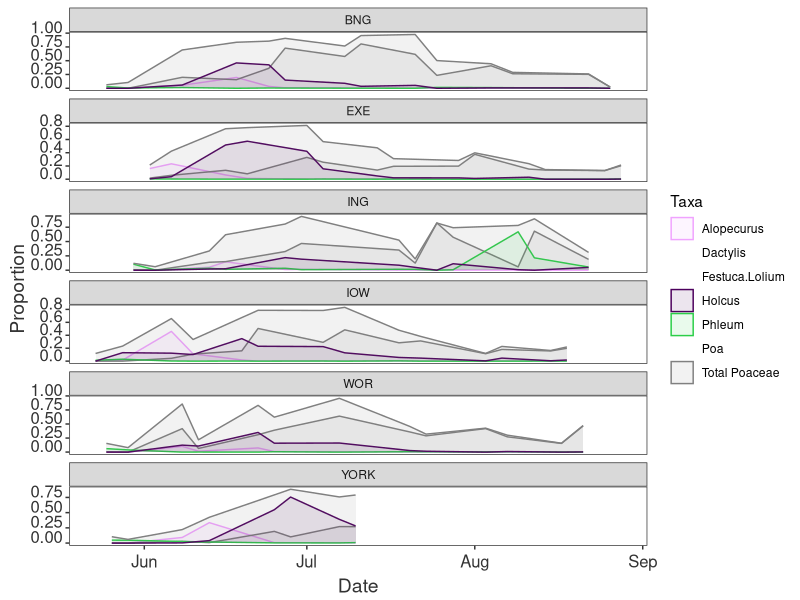
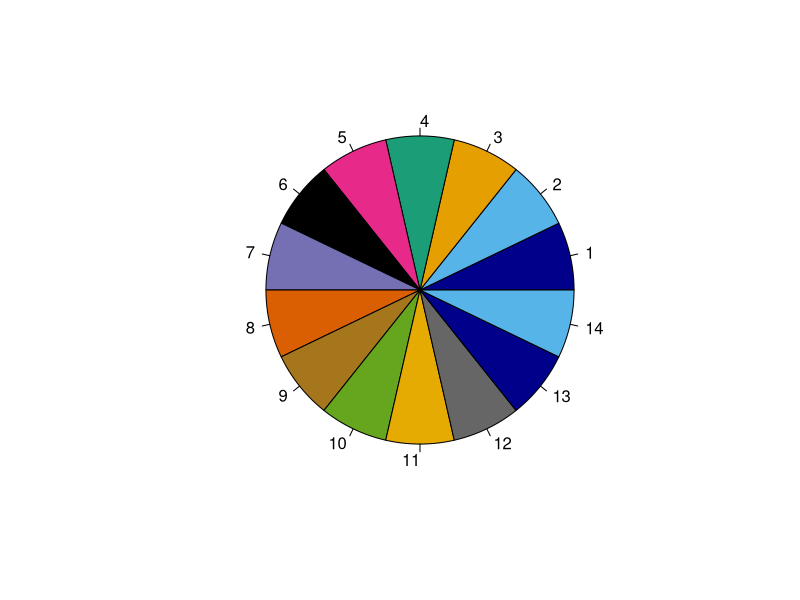
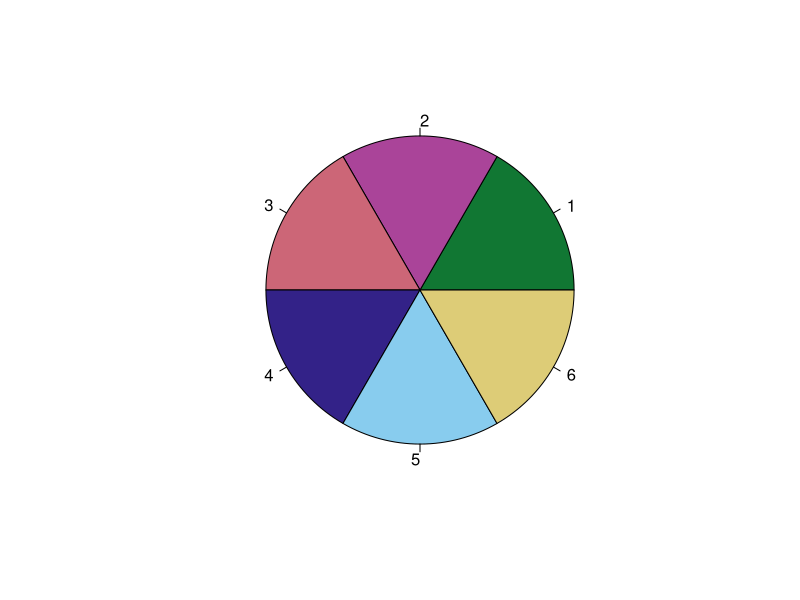
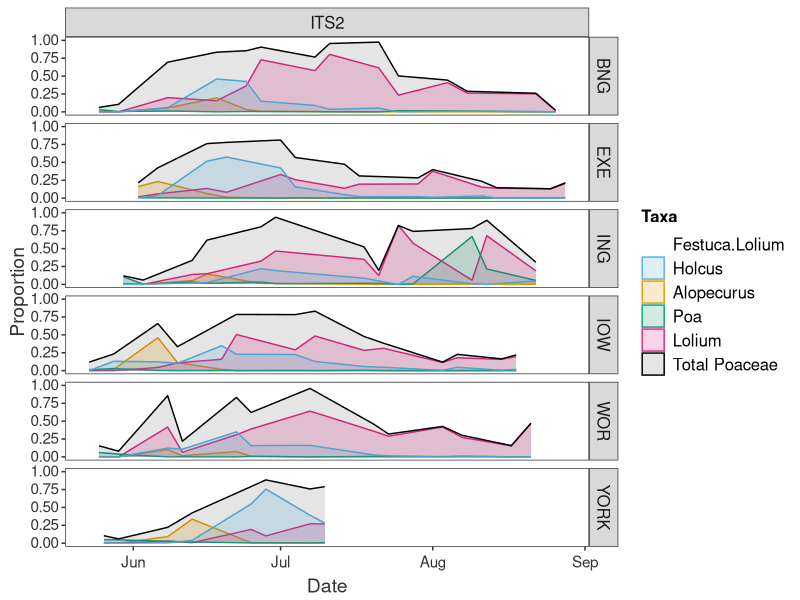
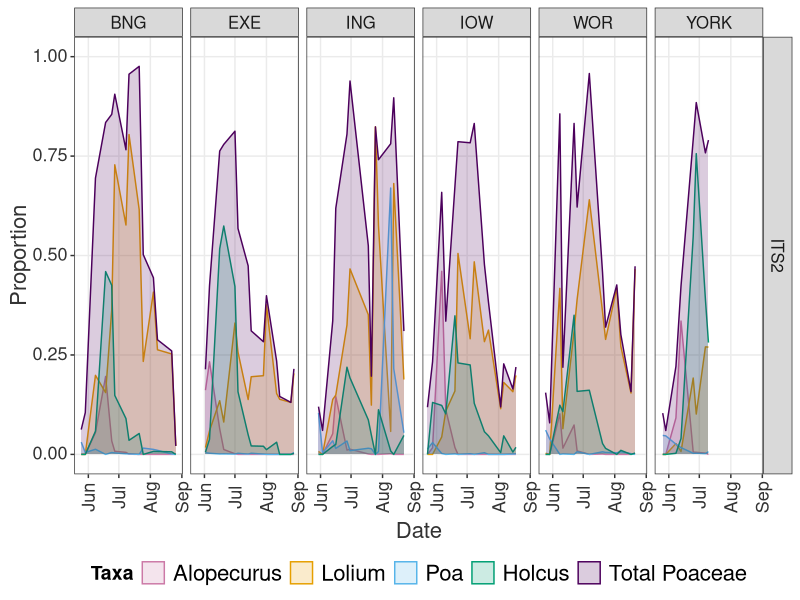
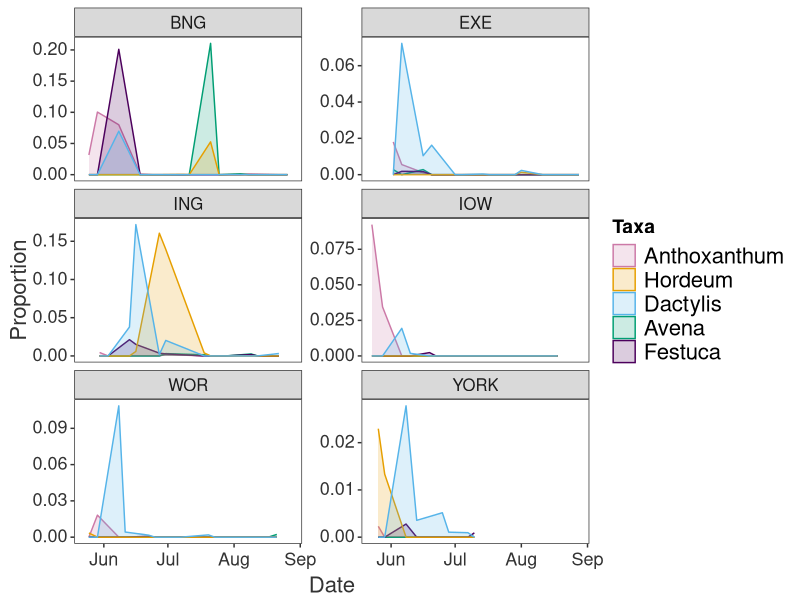
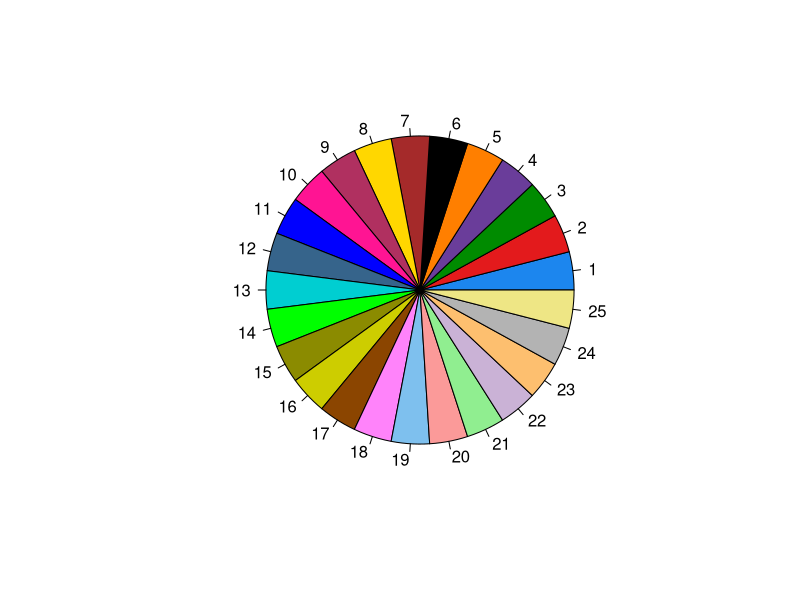
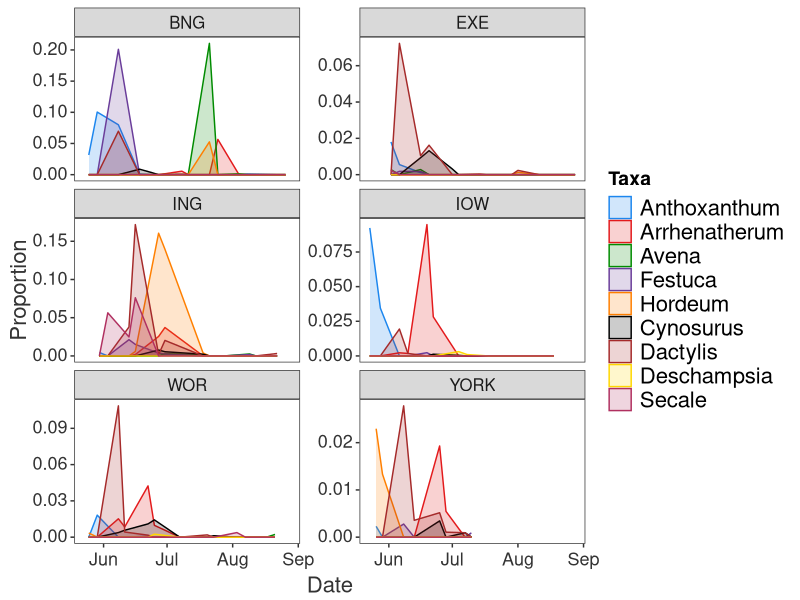

Write R code to recreate these figures, in order.
## ---- chunk 1
knitr::opts_chunk$set(echo = TRUE)
## ---- chunk 2
setwd("~/Documents/Liverpool_metabarcoding_year1/nbgw_output/rbcL_blast_summaries/R code/caitlin_figures")
## ---- chunk 3
library(ggplot2)
library(reshape2)
library(tidyr)
library(RColorBrewer)
library(cowplot)
library(grid)

## ---- chunk 4
#OTU

# read in data:
# here my Sample ID is column 1 and I am using "row.names = 1" to change the rownmaes into my columns ID
its2.db <- read.csv("its2-otu-table-NdV.csv",  row.names = 1, check.names =FALSE)

# list of grasses species
its2.tax <- read.csv("its2-family.csv")

#Metadata
meta <- read.csv("metadata.csv")

# work out the relative abundance
its2.prop <- as.data.frame(prop.table(data.matrix(its2.db), margin=1))
its2.prop$Sample <- row.names(its2.prop)
its2.prop <- merge(meta, its2.prop, by = 'Sample', all=FALSE)
its2.prop <- subset(its2.prop, !is.na(its2.prop$Week))

## ---- chunk 5
its2.long <- gather(its2.prop, Taxa, proportion, Agrostis:Secale, factor_key=TRUE)
its2.long <- merge(its2.long, its2.tax, by='Taxa')
its2.long.grass <- subset(its2.long, its2.long$Family == 'Poaceae')

#format the dates
its2.long.grass$Date <- as.Date(its2.long.grass$Date , "%d/%m/%Y") 

## ---- chunk 6
#GB graphic
colours <- c("#F0A3FF", "#0075DC", "#993F00","#4C005C","#2BCE48","#FFCC99","#808080","#94FFB5","#8F7C00","#9DCC00","#C20088","#003380","#FFA405","#FFA8BB","#426600","#FF0010","#5EF1F2","#00998F","#740AFF","#990000","#FFFF00");
N<-length(unique(its2.long.grass$Taxa))
## ---- chunk 7
its2.mean <- aggregate(its2.long.grass$proportion, by=list(Taxa=its2.long.grass$Taxa), FUN=sum)
its2.mean[order(its2.mean$x),]

abund.grass <- c("Festuca.Lolium", "Holcus", "Alopecurus", "Poa", "Lolium")

its2.long.grass.abund <- subset(its2.long.grass, its2.long.grass$Taxa %in% abund.grass)
its2.long.grass.abund$Marker <- 'ITS2'

its2.prop.grass <- its2.prop[,which(colnames(its2.prop) %in% its2.long.grass$Taxa)]
its2.total.poa <- as.data.frame(cbind(rep("Total Poaceae", nrow(its2.prop)), its2.prop[,1:18], rowSums(its2.prop.grass),rep("Poaceae", nrow(its2.prop)), rep("ITS2", nrow(its2.prop))))
#colnames(its2.total.poa) <- c("Date", "Site", "Total.Poaceae")
its2.total.poa$Date <- as.Date(its2.total.poa$Date , "%d/%m/%Y") 
colnames(its2.total.poa) <- colnames(its2.long.grass.abund)
its2.long.grass.abund <- rbind(its2.long.grass.abund, its2.total.poa)
## ---- chunk 8


(its2<-ggplot(its2.long.grass.abund,aes(Date,proportion,fill=Taxa, col=Taxa)) +
  geom_density( stat = "identity", alpha = 0.1)+
  #geom_line(aes(Date, Total.Poaceae), data=its2.total.poa)+
  #geom_line(data = df.data, aes(x = Date2, y= counts, col = Site), linetype = "dashed")+
  xlab("Date")+
  ylab("Proportion")+
  #ylim(0,4.5e+06)+
  facet_wrap(~ Site, ncol=1, scales = "free_y") +
  theme_bw() +   # remove grey background
  #theme(legend.position="none")+ # removeing the "#" at the begingin will remove the legend
  scale_fill_manual(values=colours[1:(N+1)], limits = c("Alopecurus", "Dactylis", "Festuca.Lolium", "Holcus",  "Poa", "Molinia", "Total Poaceae"), labels = c("Alopecurus", "Dactylis", "Festuca.Lolium", "Holcus", "Phleum",  "Poa", "Total Poaceae"))+
  scale_colour_manual(values=colours[1:(N+1)], limits = c("Alopecurus", "Dactylis", "Festuca.Lolium", "Holcus", "Poa", "Molinia", "Total Poaceae"), labels = c("Alopecurus", "Dactylis", "Festuca.Lolium", "Holcus", "Phleum",  "Poa", "Total Poaceae"))+
  # scale_x_date(date_labels = "%m/%d/%y")+
  theme(panel.grid.minor = element_blank())+   # remove minor lines on plot
  theme(panel.grid.major = element_blank())+   # remove major lines on plot
  theme(axis.text.x = element_text(colour="grey20",size=12,angle=0,hjust=.5,vjust=.5,face="plain"),  #horizontal axis text, grey, size 16, no angle etc.
        axis.text.y = element_text(colour="grey20",size=12,angle=0,hjust=1,vjust=0,face="plain"),     #vertical axis text, grey, size 16, no angle etc.
        axis.title.x = element_text(colour="grey20",size=14,angle=0,hjust=.5,vjust=0,face="plain"),   #horizontal axis label, grey, size 20, no angle etc.
        axis.title.y = element_text(colour="grey20",size=14,angle=90,hjust=.5,vjust=.5,face="plain")))  #vertical axis label, grey, size 20, no angle etc.
#its2
#plot_grid(rbcL, its2)


## ---- chunk 9

colours <- c("#F0A3FF", "#0075DC", "#993F00","#4C005C","#2BCE48","black","#e67e22","#808080","#94FFB5","#8F7C00","#9DCC00","#C20088","#FFA405","#FFA8BB","#426600","#FF0010","#5EF1F2","#00998F","#740AFF","#990000","#FFFF00");

colours <- c( "#CC79A7", "#E69F00", "#56B4E9", "#009E73", "#4C005C","black", "#0072B2", "#D55E00", "#F0E442")
brewer.pal(n = 8, name = "Dark2")

my_colours<- c( "dark blue","#56B4E9",  "#E69F00", "#1B9E77", "#E7298A" , "black", "#7570B3", "#D95F02","#A6761D" , "#66A61E", "#E6AB02",  "#666666")
pie(rep(1,14), col=my_colours)

N<-7

dark6equal = c("#1B9E77", "#66A61E", "#7570B3", "#D95F02", "#E6AB02", "#E7298A")
rainbow6equal = c("#BF4D4D", "#BFBF4D", "#4DBF4D", "#4DBFBF", "#4D4DBF", "#BF4DBF")
rich6equal = c("#000043", "#0033FF", "#01CCA4", "#BAFF12", "#FFCC00", "#FF3300")
set6equal = c("#66C2A5", "#8DA0CB", "#A6D854", "#E78AC3", "#FC8D62", "#FFD92F")
tim6equal = c("#00008F", "#005AFF", "#23FFDC", "#ECFF13", "#FF4A00", "#800000")
tol6qualitative=c("#332288", "#88CCEE", "#117733", "#DDCC77", "#CC6677","#AA4499")
custom = c("#000000", "#66A61E", "#7570B3", "#D95F02", "#E6AB02", "#E7298A")
custom2 = c("#00008F", "snow4", "cyan", "purple", "green", "#FFCC00", "#FF3300")

# take a look at your colours in a pie chart
n<-6
pie(rep(1,n), col=sample(tol6qualitative, n))

## ---- chunk 10

(fig <- ggplot(its2.long.grass.abund,aes(Date,proportion,fill=Taxa, col=Taxa, alpha = Taxa), size=1.2) +
  geom_density( stat = "identity")+ 
  scale_alpha_manual(values=c(0.2,0.2,0.2,0.2,0.2,0.1), limits = c("Festuca.Lolium", "Holcus", "Alopecurus", "Poa", "Lolium",  "Total Poaceae"), labels = c("Festuca.Lolium", "Holcus", "Alopecurus", "Poa", "Lolium",  "Total Poaceae")) + 
  #geom_line(data = df.data, aes(x = Date2, y= counts, col = Site), linetype = "dashed")+
  xlab("Date")+
  ylab("Proportion")+
  #ylim(0,4.5e+06)+
  facet_grid(Site ~Marker, scales = "free_y") +
  theme_bw() +   # remove grey background
  #theme(legend.position="none")+
  #scale_fill_manual(values=scale_fill_brewer(n = 6, palette="Dark2"), limits =c("Festuca.Lolium", "Holcus", "Alopecurus", "Poa", "Lolium",  "Total Poaceae"), labels = c("Festuca.Lolium", "Holcus", "Alopecurus", "Poa", "Lolium",  "Total Poaceae"))+
  #scale_colour_manual(values=wes_palette(n=6, name="IsleofDogs1"), limits = c("Festuca.Lolium", "Holcus", "Alopecurus", "Poa", "Lolium",  "Total Poaceae"), labels = c("Festuca.Lolium", "Holcus", "Alopecurus", "Poa", "Lolium",  "Total Poaceae"))+
  scale_fill_manual(values=my_colours[1:(N+1)], limits =c("Festuca.Lolium", "Holcus", "Alopecurus", "Poa", "Lolium",  "Total Poaceae"), labels = c("Festuca.Lolium", "Holcus", "Alopecurus", "Poa", "Lolium",  "Total Poaceae"))+
  scale_colour_manual(values=my_colours[1:(N+1)], limits = c("Festuca.Lolium", "Holcus", "Alopecurus", "Poa", "Lolium",  "Total Poaceae"), labels = c("Festuca.Lolium", "Holcus", "Alopecurus", "Poa", "Lolium",  "Total Poaceae"))+
  # scale_x_date(date_labels = "%m/%d/%y")+
  theme(panel.grid.minor = element_blank())+   # remove minor lines on plot
  theme(panel.grid.major = element_blank())+   # remove major lines on plot
  theme(axis.text.x = element_text(colour="grey20",size=11,angle=0,hjust=.5,vjust=.5,face="plain"),  #horizontal axis text, grey, size 16, no angle etc.
        axis.text.y = element_text(colour="grey20",size=11,angle=0,hjust=1,vjust=0.4,face="plain"),     #vertical axis text, grey, size 16, no angle etc.
        axis.title.x = element_text(colour="grey20",size=14,angle=0,hjust=.5,vjust=0,face="plain"),   #horizontal axis label, grey, size 20, no angle etc.
        axis.title.y = element_text(colour="grey20",size=14,angle=90,hjust=.5,vjust=.5,face="plain"),#vertical axis label, grey, size 20, no angle etc.
        legend.text=element_text(size=12), legend.title=element_text(size=12, face="bold"), 
        strip.text = element_text(size = 12)) + ylim(0, 1))

# some code to save your figures in a high resolution PNG and PDF

#png("Fig.1.png", width = 10, height = 8, units = 'in', res = 300)
#plot (both.gg)# Make plot
#dev.off()

#pdf("Fig.1.pdf", width = 10, height = 8)
#plot (both.gg)# Make plot
#dev.off()

        
## ---- chunk 11
###PRESENTATION PICS
(presentations <- ggplot(its2.long.grass.abund,aes(Date,proportion,fill=Taxa, col=Taxa, alpha=Taxa)) +
  geom_density( stat = "identity", alpha = 0.2)+
  #geom_line(data = df.data, aes(x = Date2, y= counts, col = Site), linetype = "dashed")+
  xlab("Date")+
  ylab("Proportion")+
  #ylim(0,4.5e+06)+
  facet_grid(Marker ~Site, scales = "free_y") +
  theme_bw() +   # remove grey background
  #theme(legend.position="none")+
  scale_fill_manual(values=colours[1:(N+1)]) +
  scale_colour_manual(values=colours[1:(N+1)])+
  # scale_x_date(date_labels = "%m/%d/%y")+
  theme(panel.grid.minor = element_blank())+   # remove minor lines on plot
  #theme(panel.grid.major = element_blank())+   # remove major lines on plot
  theme(axis.text.x = element_text(colour="grey20",size=13,angle=90,hjust=.5,vjust=.5,face="plain"),  #horizontal axis text, grey, size 16, no angle etc.
        axis.text.y = element_text(colour="grey20",size=13,angle=0,hjust=1,vjust=0.4,face="plain"),     #vertical axis text, grey, size 16, no angle etc.
        axis.title.x = element_text(colour="grey20",size=16,angle=0,hjust=.5,vjust=0,face="plain"),   #horizontal axis label, grey, size 20, no angle etc.
        axis.title.y = element_text(colour="grey20",size=16,angle=90,hjust=.5,vjust=.5,face="plain"),#vertical axis label, grey, size 20, no angle etc.
        legend.text=element_text(size=16), legend.title=element_text(size=14, face="bold"), 
        strip.text = element_text(size = 12), legend.position="bottom") + 
  ylim(0, 1))

## ---- chunk 12
its2.max <- aggregate(proportion~Taxa, its2.long.grass, FUN=max)
its2.max[order(its2.max$proportion),]
## ---- chunk 13
med.grass <- c("Anthoxanthum", "Hordeum", "Dactylis", "Avena", "Festuca")
lo.grass <- c("Deschampsia", "Cynosurus", "Secale", "Arrhenatherum", "Phalaris", "Briza", "Triticum", "Phleum", "Molinia", "Zea")

med.low.grass<- c("Anthoxanthum", "Hordeum", "Dactylis", "Avena", "Festuca","Deschampsia", "Cynosurus", "Secale", "Arrhenatherum", "Phalaris", "Briza", "Triticum", "Phleum", "Molinia", "Zea")

## ---- chunk 14
its2.long.grass.med <- subset(its2.long.grass, its2.long.grass$Taxa %in% med.grass)
its2.long.grass.med$Marker <- 'ITS2'

its2.long.grass.med.low <- subset(its2.long.grass, its2.long.grass$Taxa %in% med.low.grass)
its2.long.grass.med.low$Marker <- 'ITS2'
## ---- chunk 15
ggplot(its2.long.grass.med,aes(Date,proportion,fill=Taxa, col=Taxa)) +
  geom_density( stat = "identity", alpha = 0.2)+
  #geom_line(data = df.data, aes(x = Date2, y= counts, col = Site), linetype = "dashed")+
  xlab("Date")+
  ylab("Proportion")+
  facet_wrap(Site ~ ., scales = "free_y", ncol=2) +
  #ylim(0,4.5e+06)+
  theme_bw() +   # remove grey background
  #theme(legend.position="none")+
  scale_fill_manual(values=colours[1:(N+1)], limits = c("Anthoxanthum", "Hordeum", "Dactylis",  "Avena", "Festuca"), labels = c("Anthoxanthum", "Hordeum", "Dactylis",  "Avena", "Festuca"))+
  scale_colour_manual(values=colours[1:(N+1)], limits = c("Anthoxanthum", "Hordeum", "Dactylis", "Avena", "Festuca"), labels = c("Anthoxanthum", "Hordeum", "Dactylis", "Avena", "Festuca"))+
  # scale_x_date(date_labels = "%m/%d/%y")+
  theme(panel.grid.minor = element_blank())+   # remove minor lines on plot
  theme(panel.grid.major = element_blank())+   # remove major lines on plot
  theme(axis.text.x = element_text(colour="grey20",size=13,angle=0,hjust=.5,vjust=.5,face="plain"),  #horizontal axis text, grey, size 16, no angle etc.
        axis.text.y = element_text(colour="grey20",size=13,angle=0,hjust=1,vjust=0.4,face="plain"),     #vertical axis text, grey, size 16, no angle etc.
        axis.title.x = element_text(colour="grey20",size=16,angle=0,hjust=.5,vjust=0,face="plain"),   #horizontal axis label, grey, size 20, no angle etc.
        axis.title.y = element_text(colour="grey20",size=16,angle=90,hjust=.5,vjust=.5,face="plain"),#vertical axis label, grey, size 20, no angle etc.
        legend.text=element_text(size=16), legend.title=element_text(size=14, face="bold"), 
        strip.text = element_text(size = 12), legend.position="right") #+ ylim(0, 0.25)
## ---- chunk 16
#variable y axis low.med
N<-15
c25 <- c("dodgerblue2","#E31A1C", # red
         "green4",
         "#6A3D9A", # purple
         "#FF7F00", # orange
         "black","brown","gold1",
         "maroon","deeppink1","blue1","steelblue4",
         "darkturquoise","green1","yellow4","yellow3",
         "darkorange4", "orchid1","skyblue2","#FB9A99", # lt pink
         "palegreen2",
         "#CAB2D6", # lt purple
         "#FDBF6F", # lt orange
         "gray70", "khaki2")
pie(rep(1,25), col=c25)
## ---- chunk 17
(Fig2<-ggplot(its2.long.grass.med.low,aes(Date,proportion,fill=Taxa, col=Taxa)) +
  geom_density( stat = "identity", alpha = 0.2)+
  #geom_line(data = df.data, aes(x = Date2, y= counts, col = Site), linetype = "dashed")+
  xlab("Date")+
  ylab("Proportion")+
  #ylim(0,4.5e+06)+
  facet_wrap(Site ~ ., scales = "free_y", ncol=2) +
  theme_bw() +   # remove grey background
  #theme(legend.position="none")+
  scale_fill_manual(values=c25[1:(N+1)])+ 
  scale_colour_manual(values=c25[1:(N+1)])+
  # scale_x_date(date_labels = "%m/%d/%y")+
  theme(panel.grid.minor = element_blank())+   # remove minor lines on plot
  theme(panel.grid.major = element_blank())+   # remove major lines on plot
  theme(axis.text.x = element_text(colour="grey20",size=13,angle=0,hjust=.5,vjust=.5,face="plain"),  #horizontal axis text, grey, size 16, no angle etc.
        axis.text.y = element_text(colour="grey20",size=13,angle=0,hjust=1,vjust=0.4,face="plain"),     #vertical axis text, grey, size 16, no angle etc.
        axis.title.x = element_text(colour="grey20",size=16,angle=0,hjust=.5,vjust=0,face="plain"),   #horizontal axis label, grey, size 20, no angle etc.
        axis.title.y = element_text(colour="grey20",size=16,angle=90,hjust=.5,vjust=.5,face="plain"),#vertical axis label, grey, size 20, no angle etc.
        legend.text=element_text(size=16), legend.title=element_text(size=14, face="bold"), 
        strip.text = element_text(size = 12), legend.position="right")) #+ ylim(0, 0.25)


## ---- chunk 18
#rare
its2.long.grass.rare <- subset(its2.long.grass, its2.long.grass$Taxa %in% lo.grass)
its2.long.grass.rare$Marker <- 'ITS2'

tim12equal = c("#00008F", "#0000EA", "#0047FF", "#00A2FF", "#00FEFF", "#5AFFA5", "#B5FF4A", "#FFED00", "#FF9200", "#FF3700", "#DB0000", "#800000")
## ---- chunk 19
ggplot(its2.long.grass.rare,aes(Date,proportion,fill=Taxa, col=Taxa)) +
  geom_density( stat = "identity", alpha = 0.2)+
  #geom_line(data = df.data, aes(x = Date2, y= counts, col = Site), linetype = "dashed")+
  xlab("Date")+
  ylab("Proportion")+
  #ylim(0,4.5e+06)+
  facet_wrap(~Site, ncol=2 , scales = "free_y") +
  theme_bw() +   # remove grey background
  #theme(legend.position="none")+ # removeing the "#" at the begingin will remove the legend
  scale_fill_manual(values=tim12equal)+
  scale_colour_manual(values=tim12equal)+
  # scale_x_date(date_labels = "%m/%d/%y")+
  theme(panel.grid.minor = element_blank())+   # remove minor lines on plot
  theme(panel.grid.major = element_blank())+   # remove major lines on plot
  theme(axis.text.x = element_text(colour="grey20",size=13,angle=0,hjust=.5,vjust=.5,face="plain"),  #horizontal axis text, grey, size 16, no angle etc.
        axis.text.y = element_text(colour="grey20",size=13,angle=0,hjust=1,vjust=0.4,face="plain"),     #vertical axis text, grey, size 16, no angle etc.
        axis.title.x = element_text(colour="grey20",size=16,angle=0,hjust=.5,vjust=0,face="plain"),   #horizontal axis label, grey, size 20, no angle etc.
        axis.title.y = element_text(colour="grey20",size=16,angle=90,hjust=.5,vjust=.5,face="plain"),#vertical axis label, grey, size 20, no angle etc.
        legend.text=element_text(size=16), legend.title=element_text(size=14, face="bold"), 
        strip.text = element_text(size = 12), legend.position="right")# + ylim(0, 0.1)
## ---- chunk 20
##split the markers for rare stuff
lo.grass.its2 <- c("Deschampsia", "Cynosurus", "Secale", "Arrhenatherum")


its2.long.grass.rare <- subset(its2.long.grass, its2.long.grass$Taxa %in% lo.grass.its2)

rich6equal = c("#000043", "#0033FF", "#01CCA4", "#BAFF12", "#FFCC00", "#FF3300")

## ---- chunk 21

ggplot(its2.long.grass.rare,aes(Date,proportion,fill=Taxa, col=Taxa)) +
  geom_density( stat = "identity", alpha = 0.3)+
  #geom_line(data = df.data, aes(x = Date2, y= counts, col = Site), linetype = "dashed")+
  xlab("Date")+
  ylab("Proportion")+
  #ylim(0,4.5e+06)+
  facet_grid(. ~Site, scales = "free_y") +
  theme_bw() +   # remove grey background
  #theme(legend.position="none")+
  scale_fill_manual(values=rich6equal)+
  scale_colour_manual(values=rich6equal)+
  # scale_x_date(date_labels = "%m/%d/%y")+
  theme(panel.grid.minor = element_blank())+   # remove minor lines on plot
  #theme(panel.grid.major = element_blank())+   # remove major lines on plot
  theme(axis.text.x = element_text(colour="grey20",size=13,angle=0,hjust=.5,vjust=.5,face="plain"),  #horizontal axis text, grey, size 16, no angle etc.
        axis.text.y = element_text(colour="grey20",size=13,angle=0,hjust=1,vjust=0.4,face="plain"),     #vertical axis text, grey, size 16, no angle etc.
        axis.title.x = element_text(colour="grey20",size=16,angle=0,hjust=.5,vjust=0,face="plain"),   #horizontal axis label, grey, size 20, no angle etc.
        axis.title.y = element_text(colour="grey20",size=16,angle=90,hjust=.5,vjust=.5,face="plain"),#vertical axis label, grey, size 20, no angle etc.
        legend.text=element_text(size=16), legend.title=element_text(size=14, face="bold"), 
        strip.text = element_text(size = 12), legend.position="bottom") + ylim(0, 0.1)


